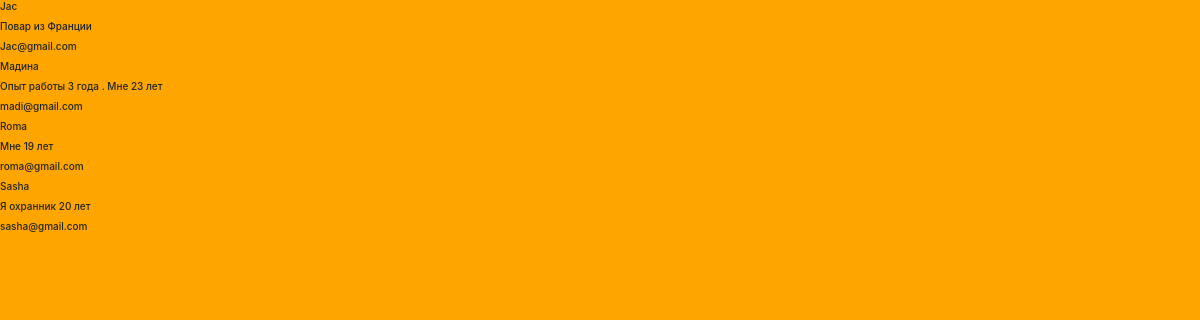
The page / on the database its author committed.
### main/models.py (models this page shows, shortened)
class Employee(models.Model):
    name = models.CharField(max_length=50, verbose_name='имя')
    first_name = models.CharField(max_length=50)
    availability = models.BooleanField(default=True, verbose_name='азыркы учурда иштейт')
    image = models.ImageField(upload_to='p/%Y/%m/%d', blank=True)
    position = models.CharField(max_length=50)
    email = models.EmailField()
    description = models.TextField(max_length=1000, blank=True,verbose_name='Описание')
    website = models.URLField(max_length=200, blank=True, null=True,verbose_name='Ссылка на сайт')

### main/views.py (the view)
# urls.py: path('', views.employee, name='employee'),
def employee(request):
    code_objects = Employee.objects.all()  # Обратите внимание на добавленные круглые скобки
    return render(request, 'employee/employee.html', {'code_objects': code_objects})

### templates/employee/employee.html (shortened to what this page needs)
<!doctype html>
<html lang="en">
<head>
    <link rel="stylesheet" href="./css/style.css" >
    <link rel="stylesheet"  href=" https://cdn.jsdelivr.net/npm/bootstrap@4.6.2/dist/css/bootstrap.min.css">
</head>
<body>
{% for g in code_objects %}
<h2>{{ g.name}}</h2>
<h2>{{ g.description }}</h2>
<h2>{{ g.email}}</h2>
{% endfor %}
</body>
</html>

### templates/employee/employee.html (style rules this page uses)
body { background-color: orange; }
h2 { font-size: 10px; }

### rows shown on the page
Employee: name "Jac", description "Повар из Франции", email "Jac@gmail.com"
Employee: name "Мадина", description "Опыт работы 3 года . Мне 23 лет", email "madi@gmail.com"
Employee: name "Roma", description "Мне 19 лет", email "roma@gmail.com"
Employee: name "Sasha", description "Я охранник 20 лет", email "sasha@gmail.com"
